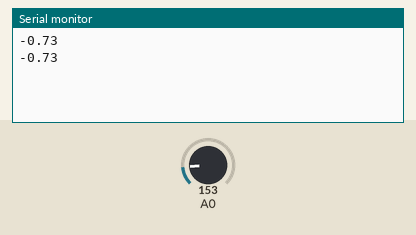
The sketch below on a simulated Arduino Uno, built with avr-gcc and run on an emulated ATmega328P. On the bench: the last lines printed to the serial monitor. Inputs (shaded band) come from the test bench; at power-on: A0 = 153.

Above: at 1.8 s.
1.9 s: A0 set to 165
At 2.8 s:
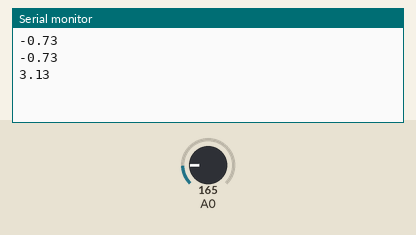
3.4 s: A0 set to 175
At 4.8 s:
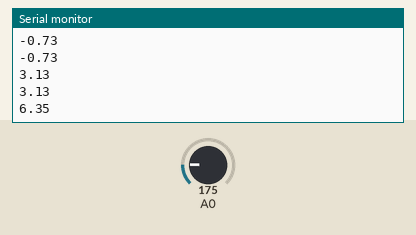
Timing chart, 0 to 6.4 s (numbered marks = the images above; inputs shaded):
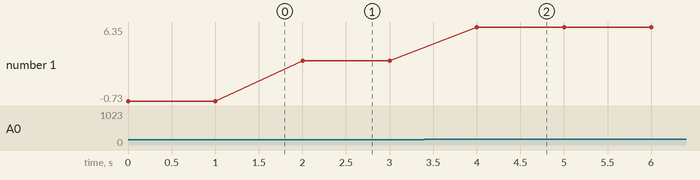

Measured:
- after the input at 1.9 s, the serial monitor: prints a new line after 0.10 s (image 1)
- after the input at 3.4 s, the serial monitor: prints a new line after 0.60 s (image 2)
- plotted number 1: -0.73 → 3.13 after the input at 1.9 s, 3.13 → 6.35 after the input at 3.4 s

The sketch:

sketch33.ino
```cpp
/* Prof. Michele Maffucci
   26.03.2014

   Rilevare la temperatura con
   sensore di temperatura
   TMP36
   Aumentare la precisione di lettura
   usando il riferimento esterno di 3,3 V

   Questo codice è di dominio pubblico

*/

int valore = 0;               // valore restituito dall'analogRead()
float temperatura = 0;        // variabile per conservare
                              // la temperatura rilevata
void setup()
{
  Serial.begin(9600);         // inizializzazione della porta seriale
  analogReference(EXTERNAL);  // viene indicato al convertitore AD che la tensione
                              // di riferimento non è più 5V ma quella ESTERNA
                              // di 3,3 V
}

void loop()
{

  valore = analogRead(0);     // valore letto dal sensore

  // calcola la proporzione
  // il valore restituito da analogRead() è un numero compreso tra
  // 0 e 1024 pertanto ciascuna unità vale 3,3/1024 = 0,322 mV
  // da cui valore misurato (volt) = val * 0,322 mV

  temperatura = (0.322*valore-50);
  Serial.println(temperatura);     // stampa sulla Serial monitor
                                   // il valore letto dal sensore
  delay(1000);                     // intervallo di 1 secondo
}
```
